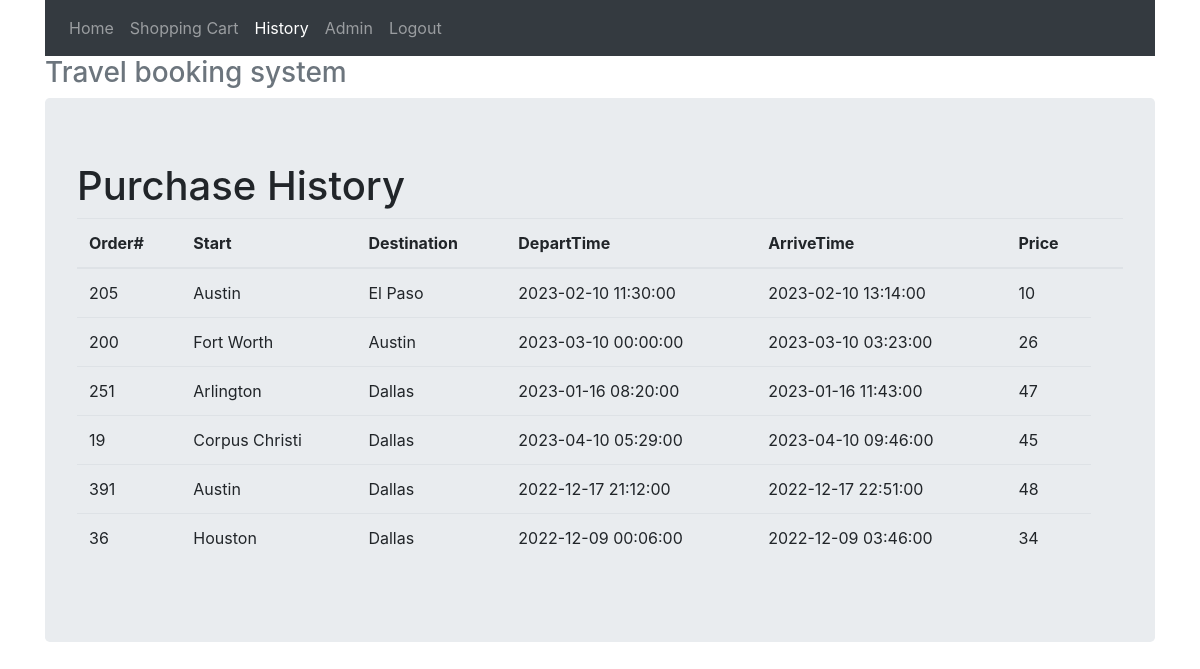
Page /history.php (signed in) on the committed database.
### tables this page shows
CREATE TABLE `tbl_route` (
  `id` int(11) NOT NULL,
  `start` varchar(30) NOT NULL,
  `dest` varchar(30) NOT NULL,
  `departTime` datetime NOT NULL,
  `arriveTime` datetime NOT NULL,
  `price` float NOT NULL
);

### views/history.php (the view, shortened to what this page needs)
<!DOCTYPE html>
<html lang="en">
<?php include "template/header.php"; ?>
<body>
    <div class="container">
        <?php include "template/nav.php"; ?>
        <div class="jumbotron">
            <h1>Purchase History</h1>
            <table class="table">
                <thead>
                    <tr>
                        <th scope="col">Order#</th>
                        <th scope="col">Start</th>
                        <th scope="col">Destination</th>
                        <th scope="col">DepartTime</th>
                        <th scope="col">ArriveTime</th>
                        <th scope="col">Price</th>
                        <th scope="col"></th>
                    </tr>
                </thead>
                <tbody class="list">
                    <?php
                    try {
                        $pdo = new PDO(DBCONNSTRING, DBUSER, DBPASS);
                        $pdo->setAttribute(PDO::ATTR_ERRMODE, PDO::ERRMODE_EXCEPTION);
                        $sql =
                            "SELECT * from tbl_route where id IN (SELECT routeId from tbl_order where userId= :user AND complete=1 AND deleted=0)";
                        $user = $_SESSION["user"];
                        $statement = $pdo->prepare($sql);
                        $statement->bindValue(":user", $user);
                        $statement->execute();
                        $row = $statement->fetchAll(PDO::FETCH_ASSOC);
                        foreach ($row as $key => $val) {
                            $keys = array_keys($val);
                            echo "<tr>";
                            for ($x = 0; $x < 5; $x++) {
                                echo "<td>" . $val[$keys[$x]] . "</td>";
                            }
                            echo "<td>" . $val['price'] . "</td>";
                            echo "</tr>";
                        }
                    } catch (PDOException $e) {
                        die($e->getMessage());
                    }
                    ?>
                </tbody>
            </table>
        </div>
    </div>
</body>
</html>

### index.php (shortened to what this page needs)
<?php
$request = $_SERVER['REQUEST_URI'];
switch ($request) {
	case '/history.php':
		require 'views/history.php';
		exit;
}

### template/header.php (shortened to what this page needs)
<head>
    <link rel="stylesheet" href="https://maxcdn.bootstrapcdn.com/bootstrap/4.0.0/css/bootstrap.min.css">
</head>

### template/nav.php (shortened to what this page needs)
<div class="header">
    <nav class="navbar navbar-expand-lg navbar-dark bg-dark">
        <div class="collapse navbar-collapse" id="navbarText">
            <ul class="navbar-nav mr-auto">
                <li class="nav-item <?php if ($_SERVER['REQUEST_URI'] == "/userHome.php") { ?>active<?php
                                    } ?>"> <a class="nav-link" href="/">Home</a> </li>
                <li class="nav-item <?php if ($_SERVER['REQUEST_URI'] == "/shoppingCart.php" || $_SERVER["SCRIPT_NAME"] == "/checkoutItem.php") { ?>active<?php
                                    } ?>"> <a class="nav-link" href="/shoppingCart.php">Shopping Cart</a> </li>
                <li class="nav-item <?php if ($_SERVER['REQUEST_URI'] == "/history.php") { ?>active<?php
                                    } ?>"> <a class="nav-link" href="/history.php">History</a> </li>
                <li class="nav-item <?php
                                    if ($_SERVER['REQUEST_URI'] == "/admin.php") {
                                        echo 'active ';
                                    }
                                    try {
                                        $pdo = new PDO(DBCONNSTRING, DBUSER, DBPASS);
                                        $pdo->setAttribute(PDO::ATTR_ERRMODE, PDO::ERRMODE_EXCEPTION);
                                        $sql = 'SELECT admin FROM tbl_user WHERE userid = :user';
                                        $user = $_SESSION['user'];
                                        $statement = $pdo->prepare($sql);
                                        $statement->bindValue(':user', $user);
                                        $statement->execute();
                                        $row = $statement->fetch(PDO::FETCH_ASSOC);
                                        if (!$row['admin']) {
                                            echo 'd-none';
                                        }
                                    } catch (PDOException $e) {
                                        die($e->getMessage());
                                    }
                                    ?>"> <a class="nav-link" href="/admin.php">Admin</a> </li>
                <li class="nav-item"> <a class="nav-link" href="/logout.php">Logout</a> </li>
            </ul>
        </div>
    </nav>
    <h3 class="text-muted">Travel booking system</h3>
</div>

### template/header.php (style rules this page uses)
body { background-image: url(img/backg.png); }

### rows in the picture
tbl_route: id "205", start "Austin", dest "El Paso", departTime "2023-02-10 11:30:00", arriveTime "2023-02-10 13:14:00", price "10"
tbl_route: id "200", start "Fort Worth", dest "Austin", departTime "2023-03-10 00:00:00", arriveTime "2023-03-10 03:23:00", price "26"
tbl_route: id "251", start "Arlington", dest "Dallas", departTime "2023-01-16 08:20:00", arriveTime "2023-01-16 11:43:00", price "47"
tbl_route: id "19", start "Corpus Christi", dest "Dallas", departTime "2023-04-10 05:29:00", arriveTime "2023-04-10 09:46:00", price "45"
tbl_route: id "391", start "Austin", dest "Dallas", departTime "2022-12-17 21:12:00", arriveTime "2022-12-17 22:51:00", price "48"
tbl_route: id "36", start "Houston", dest "Dallas", departTime "2022-12-09 00:06:00", arriveTime "2022-12-09 03:46:00", price "34"
